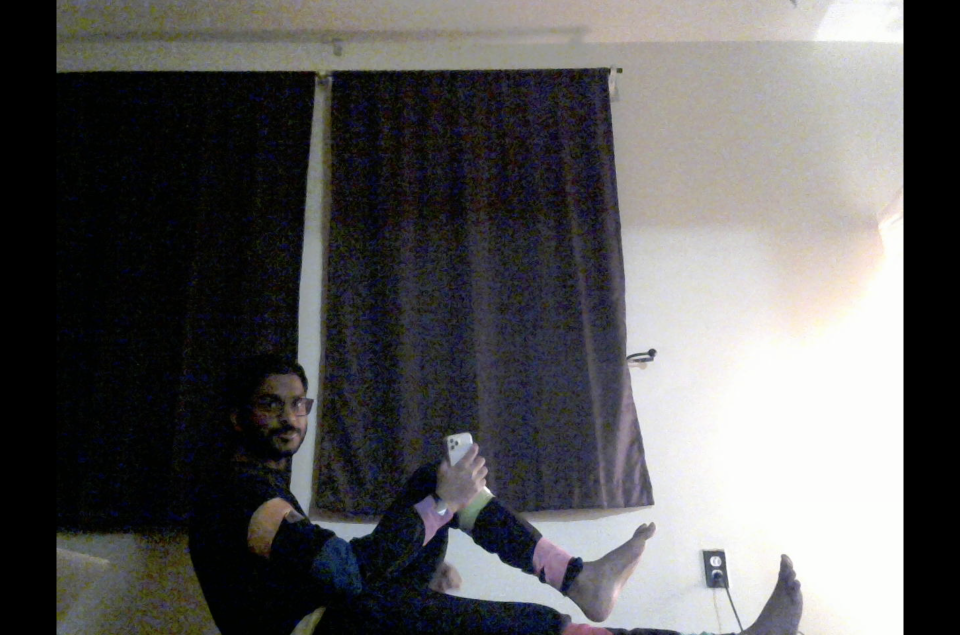
#> input picture Signal_Processing/images/21/test3.png, 1920 x 1270 px, found by its file name (shown at 1/2 size)
$ python UART.py
#> lines starting #> are read from the running program, lines starting #| are printed output that depends on the picture
import serial
import time
from PIL import Image

# [5 lines of commented-out code are left out]

originalPath = 'test3.png'
resized_col = 160
resized_row = 120

original_image = Image.open(originalPath)
#> original_image is the input picture: PIL image 1920x1270 RGBA; mean R, G, B, A 90.7, 89.8, 90.4, 255
original_image_pixels = original_image.load()

new_image = original_image.resize((resized_col, resized_row))
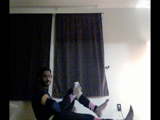
#> new_image: PIL image 160x120 RGBA; mean R, G, B, A 90.7, 89.9, 90.5, 255
converted_image = new_image.convert('HSV')
#> converted_image: PIL image 160x120 HSV; mean H, S, V 86.5, 52.1, 94.6
#> (the rest of the program and of its run is left out)
